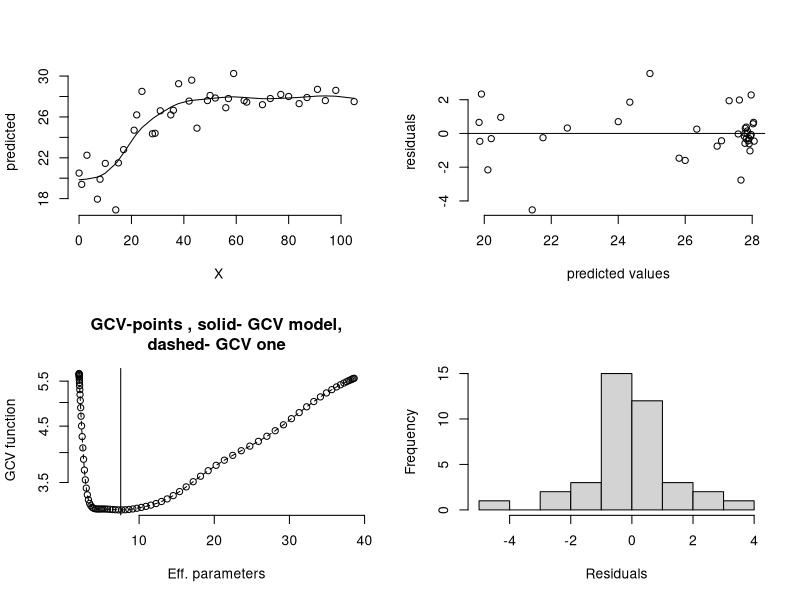
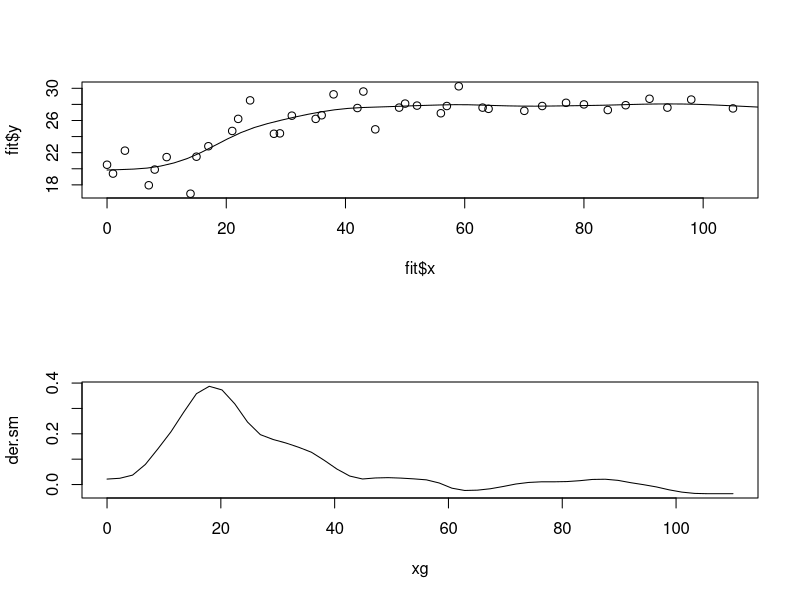
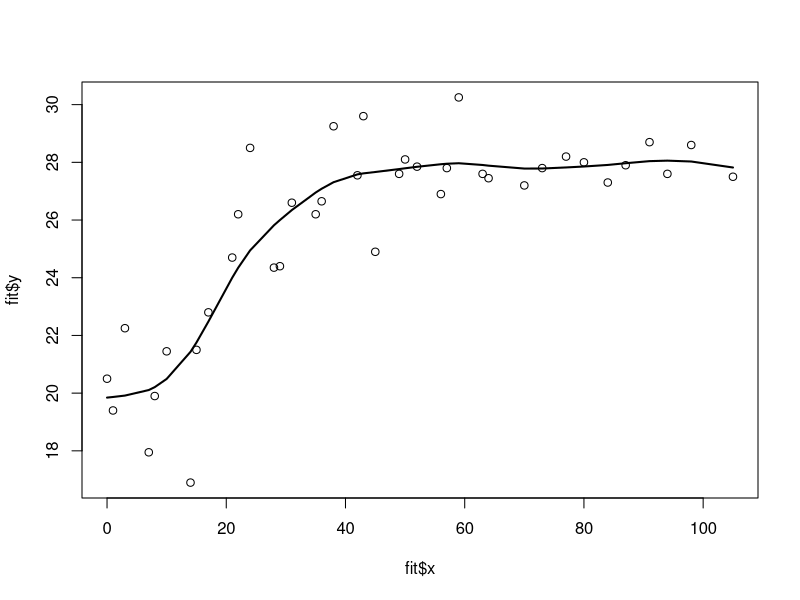

The R script that drew these images, in order: (Note: this script raises an error after producing the figures.)
library(fields)


### Name: sreg
### Title: Cubic smoothing spline regression
### Aliases: sreg predict.sreg
### Keywords: smooth

### ** Examples

# fit a GCV spline to  
# control group of rats.  
fit<- sreg(rat.diet$t,rat.diet$con)
summary( fit)

set.panel(2,2)
plot(fit)                       # four diagnostic plots of  fit 
set.panel()

predict( fit) # predicted values at data points 

xg<- seq(0,110,,50) 
sm<-predict( fit, xg) # spline fit at 50 equally spaced points 
der.sm<- predict( fit, xg, deriv=1) # derivative of spline fit 
set.panel( 2,1) 
plot( fit$x, fit$y) # the data 
lines( xg, sm) # the spline 
plot( xg,der.sm, type="l") # plot of estimated derivative 
set.panel() # reset panel to 1 plot


# the same fit using  the thin plate spline numerical algorithms 
# sreg does not scale the obs so instruct Tps not to sacel either
# this will make lambda comparable within factor of n. 

   fit.tps<-Tps( rat.diet$t,rat.diet$con, scale="unscaled")
   summary( fit.tps) 

# compare sreg and Tps results to show the adjustment to lambda.

   predict( fit)-> look
   predict( fit.tps, lambda=fit$lambda*fit$N)-> look2
   test.for.zero( look, look2) # silence means it checks to 1e-8

# finding approximate standard errors at observations

SE<- fit$shat.GCV*sqrt(fit$diagA)

# compare to predictSE( fit.tps) differences are due to 
# slightly different lambda values and using shat.MLE instad of shat.GCV
#

# 95% pointwise prediction intervals
Zvalue<-  qnorm(.0975)
upper<- fit$fitted.values + Zvalue* SE
lower<- fit$fitted.values - Zvalue* SE
#
# conservative, simultaneous Bonferroni bounds
#
ZBvalue<-  qnorm(1- .025/fit$N)
upperB<- fit$fitted.values + ZBvalue* SE
lowerB<- fit$fitted.values - ZBvalue* SE
#
# take a look

plot( fit$x, fit$y)
lines( fit$predicted, lwd=2)
matlines( fit$x, 
cbind( lower, upper, lowerB, upperB), type="l", col=c( 2,2,4,4), lty=1)
title( "95 pct pointwise  and simultaneous intervals")
# or try the more visually  honest:
plot( fit$x, fit$y)
lines( fit$predicted, lwd=2)
segments(  fit$x, lowerB, fit$x, upperB, col=4)
segments(  fit$x, lower, fit$x, upper, col=2, lwd=2)
title( "95 pct pointwise  and simultaneous intervals")

set.panel( 1,1)
